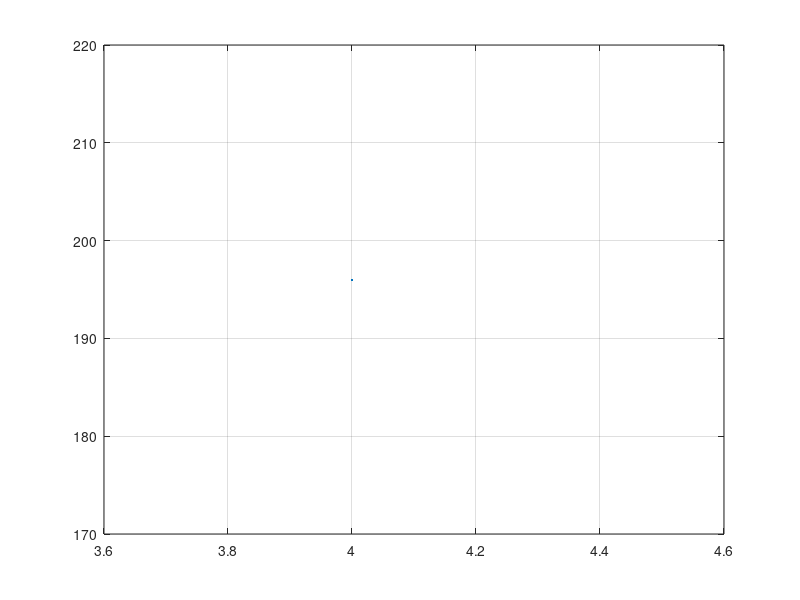

Write MATLAB code to recreate this figure.
%ecuacion cuartica
clc, clear
x=-4;
fid=fopen('salida.txt','w');
while (x<=4.1)
    y=x^4-5*x^2+7*x-8;
     plot(x,y)
    grid on
    fprintf('%8.2f%8.2f\n',x,y);
    fprintf(fid,'%8.2f%8.2f\n',x,y);
    x=x+0.2;
   
end

    fclose (fid);
    